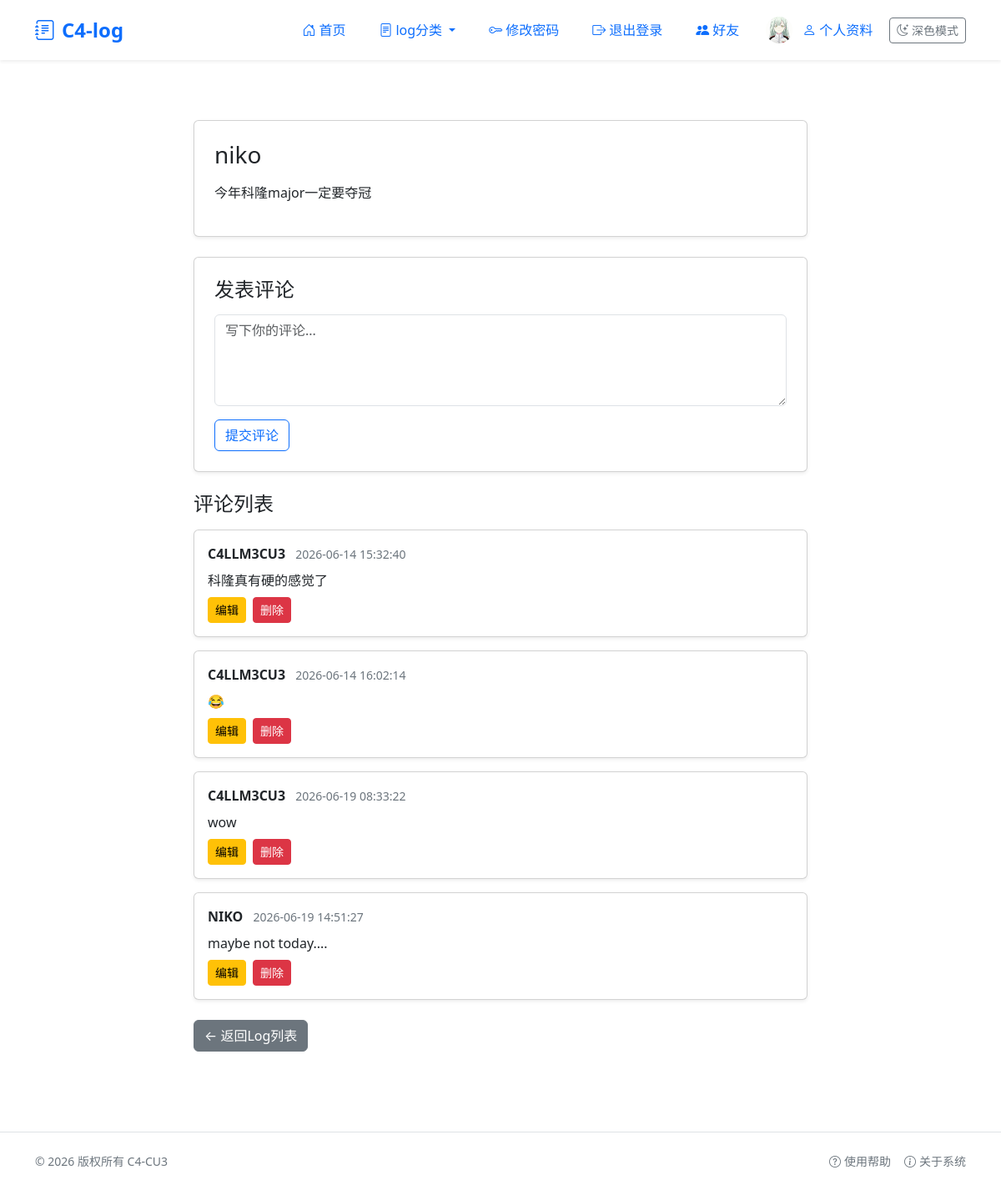
Screenshot of /c4-log/detail/22 (signed in) with the database file from the repository.
### tables this page shows
CREATE TABLE user(id integer primary key autoincrement, name, password, is_admin INTEGER DEFAULT 0, email TEXT, email_code TEXT, email_expire INTEGER, avatar TEXT DEFAULT '', reset_token TEXT DEFAULT NULL, reset_expire TEXT DEFAULT NULL);

CREATE TABLE blog(id integer primary key autoincrement, title, content,uid interger, is_top INTEGER DEFAULT 0, is_review INTEGER DEFAULT 0, create_time TEXT DEFAULT '', istop INTEGER DEFAULT 0, isreview INTEGER DEFAULT 1, category TEXT DEFAULT '默认随笔');

CREATE TABLE comment (
        id INTEGER PRIMARY KEY AUTOINCREMENT,
        blog_id INTEGER NOT NULL,
        uid INTEGER NOT NULL,
        content TEXT NOT NULL,
        create_time TIMESTAMP DEFAULT CURRENT_TIMESTAMP,
        FOREIGN KEY (blog_id) REFERENCES blog(id),
        FOREIGN KEY (uid) REFERENCES user(id)
    );

### controller_blog.py (the view)
@controller_blog.route('/detail/<int:blog_id>')
def detail(blog_id):
    blog_id = validate_int_param(blog_id, default=0, min_val=1)
    if blog_id == 0:
        return "参数错误：博客ID必须为正整数", 400
    blog_data = db.query_sql("SELECT * FROM blog WHERE id = ?", [blog_id])
    if not blog_data:
        return "log不存在", 404
    blog = blog_data[0]
    comments = get_comments(blog_id)
    is_login = 'uid' in session
    return render_template("detail.html", blog=blog, comments=comments, is_login=is_login)

### app.py (called while the page is built)
@app.context_processor
def inject_now():
    return {'now': datetime.now()}

@app.context_processor
def inject_user_info():
    is_login = 'uid' in session
    is_admin = False
    if is_login:
        import db
        user = db.query_sql("select is_admin from user where id = ?", [session['uid']])
        is_admin = user[0][0] if user else False
    return {'now': datetime.now(), 'is_login': is_login, 'is_admin': is_admin}

@app.context_processor
def inject_user_info():
    is_login = "uid" in session
    is_admin = False
    if is_login:
        import db
        res = db.query_sql("SELECT is_admin FROM user WHERE id = ?", [session["uid"]])
        if res and res[0][0] == 1:
            is_admin = True
    return {"now": datetime.now(), "is_login": is_login, "is_admin": is_admin}

@app.context_processor
def inject_user():
    user_info = None
    if "uid" in session:
        res = db.query_sql("SELECT avatar, name FROM user WHERE id = ?", [session["uid"]])
        if res:
            avatar = res[0][0]
            name = res[0][1]
            user_info = {
                "avatar": avatar,
                "name": name
            }
    return dict(user_info=user_info)

### controller_blog.py (called while the page is built)
def get_comments(blog_id):
    sql = """
        SELECT c.id, c.content, c.create_time, u.name, c.uid, u.avatar
        FROM comment c
        LEFT JOIN user u ON c.uid = u.id
        WHERE c.blog_id = ?
        ORDER BY c.id ASC
    """
    comments = db.query_sql(sql, [blog_id])
    return comments

def validate_int_param(param, default=0, min_val=1):
    try:
        val = int(param)
        if val < min_val:
            return default
        return val
    except (TypeError, ValueError):
        return default

### db.py (called while the page is built)
def query_sql(sql,param=[]):
    conn = sqlite3.connect("blog.db")
    cur = conn.cursor()
    cur.execute(sql, param)
    data = cur.fetchall()
    cur.close()
    conn.close()
    return data

### templates/detail.html (shortened to what this page needs)
{% extends 'layout.html' %}
{% block content %}
<div class="row justify-content-center">
    <div class="col-lg-8">
        <div class="card shadow-sm mb-4">
            <div class="card-body p-4">
                <h1 class="h3 mb-3">{{ blog[1] }}</h1>
                <p class="text-break">{{ blog[2] }}</p>
            </div>
        </div>
        {% if session.get('uid') %}
        <div class="card shadow-sm mb-4">
            <div class="card-body p-4">
                <h4 class="mb-3">发表评论</h4>
                <form action="{{ url_for('c4-log.do_comment', blog_id=blog[0]) }}" method="POST">
                    <textarea name="content" rows="4" class="form-control mb-3" placeholder="写下你的评论..." required></textarea>
                    <button type="submit" class="btn btn-outline-primary">提交评论</button>
                </form>
            </div>
        </div>
        {% else %}
        <div class="card shadow-sm mb-4">
            <div class="card-body p-4 text-center text-muted">
                <a href="{{ url_for('user.login') }}" class="link-primary">登录</a> 后可发表评论~
            </div>
        {% endif %}
        <h4 class="mb-3">评论列表</h4>
        {% if comments %}
            {% for comment in comments %}
            <div class="card shadow-sm mb-3">
                <div class="card-body p-3">
                    <a href="{{ url_for('user.other_profile', visit_uid=comment[4], from_comment=1) }}"
                       class="fw-bold text-decoration-none" style="color:var(--bs-body-color);">
                        {{ comment[3] }}
                    </a>
                    <span class="text-secondary small ms-2">{{ comment[2] }}</span>
                    <p class="my-2">{{ comment[1] }}</p>
                    {% if session.get('uid') and (comment[4] == session['uid'] or session['uid'] == 7) %}
                    <div class="d-flex gap-2">
                        <a href="{{ url_for('c4-log.edit_comment', comment_id=comment[0]) }}" class="btn btn-sm btn-warning">编辑</a>
                        <a href="{{ url_for('c4-log.delete_comment', comment_id=comment[0]) }}" class="btn btn-sm btn-danger" onclick="return confirm('确定删除这条评论吗？')">删除</a>
                    </div>
                    {% endif %}
                </div>
            </div>
            {% endfor %}
        {% else %}
            <div class="card shadow-sm">
                <div class="card-body text-center text-secondary py-4">
                    暂无评论，快来抢沙发吧~
                </div>
            </div>
        {% endif %}
        <div class="mt-4">
            {% if request.args.get('from_comment') %}
                <a href="javascript:history.back()" class="btn btn-secondary">← 返回评论页</a>
            {% else %}
                <a href="{{ url_for('c4-log.index') }}" class="btn btn-secondary">← 返回Log列表</a>
            {% endif %}
        </div>
    </div>
</div>
{% endblock %}

### templates/layout.html (shortened to what this page needs)
{% block head %}
<!DOCTYPE html>
<html lang="zh-CN" data-bs-theme="light">
<head>
    <link href="https://cdn.jsdelivr.net/npm/bootstrap@5.3.0/dist/css/bootstrap.min.css" rel="stylesheet">
    <link rel="stylesheet" href="https://cdn.jsdelivr.net/npm/bootstrap-icons@1.11.3/font/bootstrap-icons.min.css">
</head>
<body>
    <header class="navbar navbar-expand-lg sticky-top shadow-sm bg-body">
        <div class="container">
            <a class="navbar-brand fw-bold text-primary fs-4" href="{{url_for('c4-log.index')}}">
                <i class="bi bi-journal-text me-2"></i>C4-log
            </a>
            <div class="collapse navbar-collapse" id="navbarNav">
                <div class="d-flex flex-wrap gap-2 align-items-center ms-auto">
                    <a href="{{url_for('c4-log.index')}}" class="px-3 py-2 text-decoration-none nav-btn">
                        <i class="bi bi-house-door me-1"></i>首页
                    </a>
                    <div class="dropdown nav-btn">
                        <a class="px-3 py-2 text-decoration-none dropdown-toggle" href="#" role="button"
                           data-bs-toggle="dropdown" aria-expanded="false">
                            <i class="bi bi-file-text me-1"></i>log分类
                        </a>
                    </div>
                    {% if session.get('uid') %}
                        {% if request.endpoint not in ['user.login', 'user.register'] %}
                            <a href="{{url_for('user.change_password')}}" class="px-3 py-2 text-decoration-none nav-btn">
                                <i class="bi bi-key me-1"></i>修改密码
                            </a>
                            <a href="{{url_for('user.logout')}}" class="px-3 py-2 text-decoration-none nav-btn">
                                <i class="bi bi-box-arrow-right me-1"></i>退出登录
                            </a>
                        {% endif %}
                        <a href="{{url_for('user.friend')}}" class="px-3 py-2 text-decoration-none nav-btn">
                            <i class="bi bi-people-fill me-1"></i>好友
                        </a>
                        {% if user_info %}
                        <div class="d-flex align-items-center nav-btn px-2 py-2">
                            {% if user_info.avatar %}
                                <img src="{{ url_for('static', filename=user_info.avatar) }}"
                                     class="rounded-circle me-2" width="32" height="32"
                                     style="object-fit:cover;" alt="用户头像">
                            {% else %}
                                <span class="rounded-circle bg-secondary text-white d-inline-flex
                                           align-items-center justify-content-center me-2 user-avatar-placeholder">
                                    {{ user_info.name[0] if user_info.name else '未' }}
                                </span>
                            {% endif %}
                            <a href="{{url_for('user.profile')}}" class="px-1 py-2 text-decoration-none nav-btn">
                                <i class="bi bi-person me-1"></i>个人资料
                            </a>
                        </div>
                        {% endif %}
                    {% endif %}
                    <button id="switchTheme" class="btn btn-outline-secondary btn-sm">
                    </button>
                </div>
            </div>
        </div>
    </header>
    <main class="container py-5">
      {% block content %}{% endblock %}
    </main>
    <footer class="py-4 mt-5 border-top bg-body">
        <div class="container d-flex flex-md-row flex-column justify-content-between
                    align-items-center gap-3">
            <span class="text-secondary small">© 2026 版权所有 C4-CU3</span>
            <div class="d-flex gap-3">
                <a href="{{url_for('c4-log.help')}}" class="text-secondary text-decoration-none small">
                    <i class="bi bi-question-circle me-1"></i>使用帮助
                </a>
                <a href="{{url_for('c4-log.about')}}" class="text-secondary text-decoration-none small">
                    <i class="bi bi-info-circle me-1"></i>关于系统
                </a>
            </div>
        </div>
    </footer>
</body>
</html>
{% endblock %}

### templates/layout.html (style rules this page uses)
body { min-height: 100vh; display: flex; flex-direction: column; transition: background-color 0.3s ease; }
main { flex-grow: 1; }
.nav-btn { transition: all 0.2s ease; }

### rows the page displays
user: avatar (picture)
blog: title "niko", content "今年科隆major一定要夺冠"
comment: name "C4LLM3CU3", create_time "2026-06-14 15:32:40", content "科隆真有硬的感觉了"
comment: name "C4LLM3CU3", create_time "2026-06-14 16:02:14", content "😂"
comment: name "C4LLM3CU3", create_time "2026-06-19 08:33:22", content "wow"
comment: name "NIKO", create_time "2026-06-19 14:51:27", content "maybe not today...."
